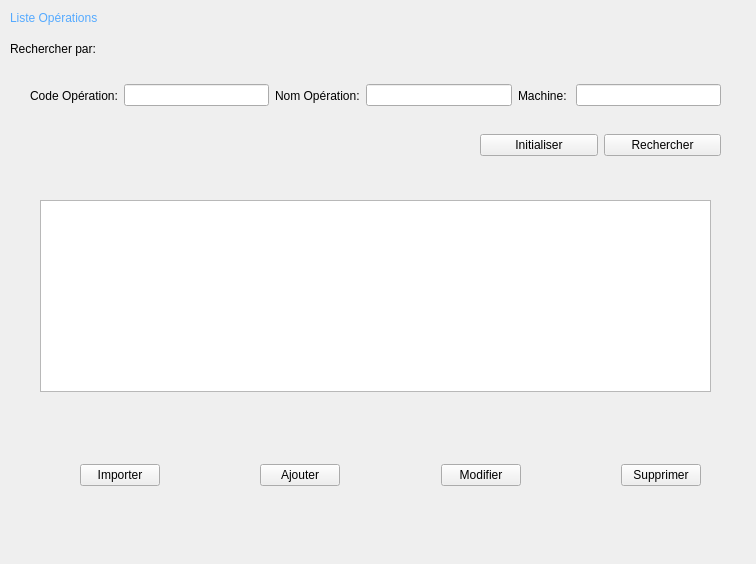
<?xml version="1.0" encoding="UTF-8"?>
<ui version="4.0">
 <class>Form</class>
 <widget class="QWidget" name="Form">
  <property name="geometry">
   <rect>
    <x>0</x>
    <y>0</y>
    <width>756</width>
    <height>564</height>
   </rect>
  </property>
  <property name="windowTitle">
   <string>Form</string>
  </property>
  <widget class="QLabel" name="labelrecherche_op">
   <property name="geometry">
    <rect>
     <x>10</x>
     <y>40</y>
     <width>111</width>
     <height>17</height>
    </rect>
   </property>
   <property name="text">
    <string>Rechercher par: </string>
   </property>
  </widget>
  <widget class="QWidget" name="horizontalLayoutWidget_3">
   <property name="geometry">
    <rect>
     <x>30</x>
     <y>80</y>
     <width>691</width>
     <height>31</height>
    </rect>
   </property>
   <layout class="QHBoxLayout" name="recherche_3">
    <item>
     <widget class="QLabel" name="labelcode_op">
      <property name="text">
       <string>Code Opération:</string>
      </property>
     </widget>
    </item>
    <item>
     <widget class="QLineEdit" name="code_op"/>
    </item>
    <item>
     <widget class="QLabel" name="labelnom_op">
      <property name="text">
       <string>Nom Opération:</string>
      </property>
     </widget>
    </item>
    <item>
     <widget class="QLineEdit" name="nom_op"/>
    </item>
    <item>
     <widget class="QLabel" name="labelmachine_op">
      <property name="text">
       <string>Machine: </string>
      </property>
     </widget>
    </item>
    <item>
     <widget class="QLineEdit" name="machine_op"/>
    </item>
   </layout>
  </widget>
  <widget class="QTableView" name="tableView">
   <property name="geometry">
    <rect>
     <x>40</x>
     <y>200</y>
     <width>671</width>
     <height>192</height>
    </rect>
   </property>
  </widget>
  <widget class="QWidget" name="horizontalLayoutWidget_14">
   <property name="geometry">
    <rect>
     <x>480</x>
     <y>130</y>
     <width>241</width>
     <height>31</height>
    </rect>
   </property>
   <layout class="QHBoxLayout" name="horizontalLayout_11">
    <item>
     <widget class="QPushButton" name="initialiser_op">
      <property name="text">
       <string>Initialiser</string>
      </property>
     </widget>
    </item>
    <item>
     <widget class="QPushButton" name="recherche_op">
      <property name="text">
       <string>Rechercher</string>
      </property>
     </widget>
    </item>
   </layout>
  </widget>
  <widget class="QLabel" name="namepage_liste_op">
   <property name="geometry">
    <rect>
     <x>10</x>
     <y>10</y>
     <width>131</width>
     <height>17</height>
    </rect>
   </property>
   <property name="text">
    <string>&lt;html&gt;&lt;head/&gt;&lt;body&gt;&lt;p&gt;&lt;span style=&quot; color:#55aaff;&quot;&gt;Liste Opérations&lt;/span&gt;&lt;/p&gt;&lt;/body&gt;&lt;/html&gt;</string>
   </property>
  </widget>
  <widget class="QWidget" name="horizontalLayoutWidget_4">
   <property name="geometry">
    <rect>
     <x>80</x>
     <y>460</y>
     <width>621</width>
     <height>31</height>
    </rect>
   </property>
   <layout class="QHBoxLayout" name="horizontalLayout_5">
    <item>
     <widget class="QPushButton" name="importer_op">
      <property name="text">
       <string>Importer</string>
      </property>
     </widget>
    </item>
    <item>
     <spacer name="horizontalSpacer_3">
      <property name="orientation">
       <enum>Qt::Horizontal</enum>
      </property>
      <property name="sizeHint" stdset="0">
       <size>
        <width>40</width>
        <height>20</height>
       </size>
      </property>
     </spacer>
    </item>
    <item>
     <widget class="QPushButton" name="ajouter_op">
      <property name="text">
       <string>Ajouter</string>
      </property>
     </widget>
    </item>
    <item>
     <spacer name="horizontalSpacer_4">
      <property name="orientation">
       <enum>Qt::Horizontal</enum>
      </property>
      <property name="sizeHint" stdset="0">
       <size>
        <width>40</width>
        <height>20</height>
       </size>
      </property>
     </spacer>
    </item>
    <item>
     <widget class="QPushButton" name="modifier_op">
      <property name="text">
       <string>Modifier</string>
      </property>
     </widget>
    </item>
    <item>
     <spacer name="horizontalSpacer_5">
      <property name="orientation">
       <enum>Qt::Horizontal</enum>
      </property>
      <property name="sizeHint" stdset="0">
       <size>
        <width>40</width>
        <height>20</height>
       </size>
      </property>
     </spacer>
    </item>
    <item>
     <widget class="QPushButton" name="supprimer_op">
      <property name="text">
       <string>Supprimer</string>
      </property>
     </widget>
    </item>
   </layout>
  </widget>
 </widget>
 <resources/>
 <connections/>
</ui>
